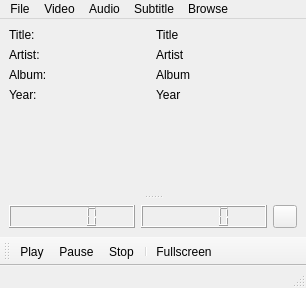
<ui version="4.0" >
 <class>VideoWindow</class>
 <widget class="QMainWindow" name="VideoWindow" >
  <property name="geometry" >
   <rect>
    <x>0</x>
    <y>0</y>
    <width>306</width>
    <height>288</height>
   </rect>
  </property>
  <property name="windowTitle" >
   <string>MultipleVideoPlayer</string>
  </property>
  <property name="windowIcon" >
   <iconset resource="multiplevideoplayer.qrc" >
    <normaloff>:/images/volume.png</normaloff>:/images/volume.png</iconset>
  </property>
  <widget class="QWidget" name="centralwidget" >
   <property name="geometry" >
    <rect>
     <x>0</x>
     <y>19</y>
     <width>306</width>
     <height>216</height>
    </rect>
   </property>
   <layout class="QGridLayout" name="gridLayout_2" >
    <item row="0" column="0" colspan="2" >
     <widget class="QSplitter" name="splitter" >
      <property name="orientation" >
       <enum>Qt::Vertical</enum>
      </property>
      <widget class="QWidget" name="layoutWidget" >
       <layout class="QGridLayout" name="gridLayout" >
        <item row="0" column="0" >
         <layout class="QHBoxLayout" name="titleHorizontalLayout" >
          <item>
           <widget class="QLabel" name="label" >
            <property name="text" >
             <string>Title:</string>
            </property>
           </widget>
          </item>
          <item>
           <widget class="QLabel" name="titleLabel" >
            <property name="text" >
             <string>Title</string>
            </property>
           </widget>
          </item>
         </layout>
        </item>
        <item row="1" column="0" >
         <layout class="QHBoxLayout" name="artistHorizontalLayout" >
          <item>
           <widget class="QLabel" name="label_2" >
            <property name="text" >
             <string>Artist:</string>
            </property>
           </widget>
          </item>
          <item>
           <widget class="QLabel" name="artistLabel" >
            <property name="text" >
             <string>Artist</string>
            </property>
           </widget>
          </item>
         </layout>
        </item>
        <item row="2" column="0" >
         <layout class="QHBoxLayout" name="albumHorizontalLayout" >
          <item>
           <widget class="QLabel" name="label_3" >
            <property name="text" >
             <string>Album:</string>
            </property>
           </widget>
          </item>
          <item>
           <widget class="QLabel" name="albumLabel" >
            <property name="text" >
             <string>Album</string>
            </property>
           </widget>
          </item>
         </layout>
        </item>
        <item row="3" column="0" >
         <layout class="QHBoxLayout" name="yearHorizontalLayout" >
          <item>
           <widget class="QLabel" name="label_4" >
            <property name="text" >
             <string>Year:</string>
            </property>
           </widget>
          </item>
          <item>
           <widget class="QLabel" name="yearLabel" >
            <property name="text" >
             <string>Year</string>
            </property>
           </widget>
          </item>
         </layout>
        </item>
        <item row="4" column="0" >
         <spacer name="verticalSpacer" >
          <property name="orientation" >
           <enum>Qt::Vertical</enum>
          </property>
          <property name="sizeHint" stdset="0" >
           <size>
            <width>20</width>
            <height>40</height>
           </size>
          </property>
         </spacer>
        </item>
       </layout>
      </widget>
      <widget class="QWidget" name="verticalLayoutWidget" >
       <layout class="QVBoxLayout" name="videoLayout" >
        <property name="sizeConstraint" >
         <enum>QLayout::SetMaximumSize</enum>
        </property>
       </layout>
      </widget>
     </widget>
    </item>
    <item row="1" column="0" >
     <layout class="QHBoxLayout" name="seekerLayout" >
      <item>
       <widget class="QLCDNumber" name="currentTimeLcdNumber" />
      </item>
      <item>
       <widget class="QLCDNumber" name="totalTimeLcdNumber" />
      </item>
     </layout>
    </item>
    <item row="1" column="1" >
     <layout class="QHBoxLayout" name="volumeLayout" >
      <item>
       <widget class="QToolButton" name="volumeButton" >
        <property name="icon" >
         <iconset resource="multiplevideoplayer.qrc" >
          <normaloff>:/images/volume.png</normaloff>:/images/volume.png</iconset>
        </property>
       </widget>
      </item>
     </layout>
    </item>
   </layout>
  </widget>
  <widget class="QMenuBar" name="menubar" >
   <property name="geometry" >
    <rect>
     <x>0</x>
     <y>0</y>
     <width>306</width>
     <height>19</height>
    </rect>
   </property>
   <widget class="QMenu" name="menuFile" >
    <property name="title" >
     <string>File</string>
    </property>
    <addaction name="actionPlayDVD" />
    <addaction name="separator" />
    <addaction name="actionExit" />
   </widget>
   <widget class="QMenu" name="menuVideo" >
    <property name="title" >
     <string>Video</string>
    </property>
    <addaction name="actionFullscreen" />
   </widget>
   <widget class="QMenu" name="menuAudio" >
    <property name="title" >
     <string>Audio</string>
    </property>
    <widget class="QMenu" name="menuAudioChannels" >
     <property name="title" >
      <string>Audio Channels</string>
     </property>
     <addaction name="actionAudioChannel1" />
    </widget>
    <addaction name="menuAudioChannels" />
   </widget>
   <widget class="QMenu" name="menuSubtitle" >
    <property name="title" >
     <string>Subtitle</string>
    </property>
    <widget class="QMenu" name="menuSubtitles" >
     <property name="title" >
      <string>Subtitles</string>
     </property>
     <addaction name="actionSubtitle1" />
    </widget>
    <addaction name="actionOpenSubtitleFile" />
    <addaction name="menuSubtitles" />
   </widget>
   <widget class="QMenu" name="menuBrowse" >
    <property name="title" >
     <string>Browse</string>
    </property>
    <widget class="QMenu" name="menuTitles" >
     <property name="title" >
      <string>Title</string>
     </property>
     <addaction name="actionTitle1" />
    </widget>
    <widget class="QMenu" name="menuChapters" >
     <property name="title" >
      <string>Chapter</string>
     </property>
     <addaction name="actionChapter1" />
    </widget>
    <widget class="QMenu" name="menuAngles" >
     <property name="title" >
      <string>Angle</string>
     </property>
     <addaction name="actionAngle1" />
    </widget>
    <addaction name="menuTitles" />
    <addaction name="menuChapters" />
    <addaction name="menuAngles" />
   </widget>
   <addaction name="menuFile" />
   <addaction name="menuVideo" />
   <addaction name="menuAudio" />
   <addaction name="menuSubtitle" />
   <addaction name="menuBrowse" />
  </widget>
  <widget class="QStatusBar" name="statusbar" >
   <property name="geometry" >
    <rect>
     <x>0</x>
     <y>269</y>
     <width>306</width>
     <height>19</height>
    </rect>
   </property>
  </widget>
  <widget class="QToolBar" name="toolBar" >
   <property name="geometry" >
    <rect>
     <x>0</x>
     <y>235</y>
     <width>306</width>
     <height>34</height>
    </rect>
   </property>
   <property name="windowTitle" >
    <string>toolBar</string>
   </property>
   <property name="movable" >
    <bool>true</bool>
   </property>
   <attribute name="toolBarArea" >
    <enum>BottomToolBarArea</enum>
   </attribute>
   <attribute name="toolBarBreak" >
    <bool>false</bool>
   </attribute>
   <addaction name="actionPlay" />
   <addaction name="actionPause" />
   <addaction name="actionStop" />
   <addaction name="separator" />
   <addaction name="actionFullscreen" />
  </widget>
  <action name="actionAddFiles" >
   <property name="icon" >
    <iconset resource="multiplevideoplayer.qrc" >
     <normaloff>:/images/plus.png</normaloff>:/images/plus.png</iconset>
   </property>
   <property name="text" >
    <string>Add Files</string>
   </property>
  </action>
  <action name="actionExit" >
   <property name="icon" >
    <iconset resource="multiplevideoplayer.qrc" >
     <normaloff>:/images/exit.png</normaloff>:/images/exit.png</iconset>
   </property>
   <property name="text" >
    <string>Close</string>
   </property>
  </action>
  <action name="actionAbout" >
   <property name="icon" >
    <iconset resource="multiplevideoplayer.qrc" >
     <normaloff>:/images/volume.png</normaloff>:/images/volume.png</iconset>
   </property>
   <property name="text" >
    <string>About</string>
   </property>
  </action>
  <action name="actionAboutQt" >
   <property name="icon" >
    <iconset resource="multiplevideoplayer.qrc" >
     <normaloff>:/images/qt.png</normaloff>:/images/qt.png</iconset>
   </property>
   <property name="text" >
    <string>About Qt</string>
   </property>
  </action>
  <action name="actionPlay" >
   <property name="icon" >
    <iconset resource="multiplevideoplayer.qrc" >
     <normaloff>:/images/play.png</normaloff>:/images/play.png</iconset>
   </property>
   <property name="text" >
    <string>Play</string>
   </property>
  </action>
  <action name="actionPause" >
   <property name="icon" >
    <iconset resource="multiplevideoplayer.qrc" >
     <normaloff>:/images/pause.png</normaloff>:/images/pause.png</iconset>
   </property>
   <property name="text" >
    <string>Pause</string>
   </property>
  </action>
  <action name="actionStop" >
   <property name="icon" >
    <iconset resource="multiplevideoplayer.qrc" >
     <normaloff>:/images/stop.png</normaloff>:/images/stop.png</iconset>
   </property>
   <property name="text" >
    <string>Stop</string>
   </property>
  </action>
  <action name="actionFullscreen" >
   <property name="icon" >
    <iconset resource="multiplevideoplayer.qrc" >
     <normaloff>:/images/fullscreen.png</normaloff>:/images/fullscreen.png</iconset>
   </property>
   <property name="text" >
    <string>Fullscreen</string>
   </property>
  </action>
  <action name="actionPlayDVD" >
   <property name="icon" >
    <iconset resource="multiplevideoplayer.qrc" >
     <normaloff>:/images/dvd.png</normaloff>:/images/dvd.png</iconset>
   </property>
   <property name="text" >
    <string>Play DVD</string>
   </property>
  </action>
  <action name="actionAudioChannel1" >
   <property name="checkable" >
    <bool>true</bool>
   </property>
   <property name="text" >
    <string>AudioChannel1</string>
   </property>
  </action>
  <action name="actionSubtitle1" >
   <property name="text" >
    <string>Subtitle1</string>
   </property>
  </action>
  <action name="actionTitle1" >
   <property name="text" >
    <string>Title1</string>
   </property>
  </action>
  <action name="actionChapter1" >
   <property name="text" >
    <string>Chapter1</string>
   </property>
  </action>
  <action name="actionAngle1" >
   <property name="text" >
    <string>Angle1</string>
   </property>
  </action>
  <action name="actionOpenSubtitleFile" >
   <property name="text" >
    <string>Open...</string>
   </property>
  </action>
 </widget>
 <resources>
  <include location="multiplevideoplayer.qrc" />
 </resources>
 <connections/>
</ui>
